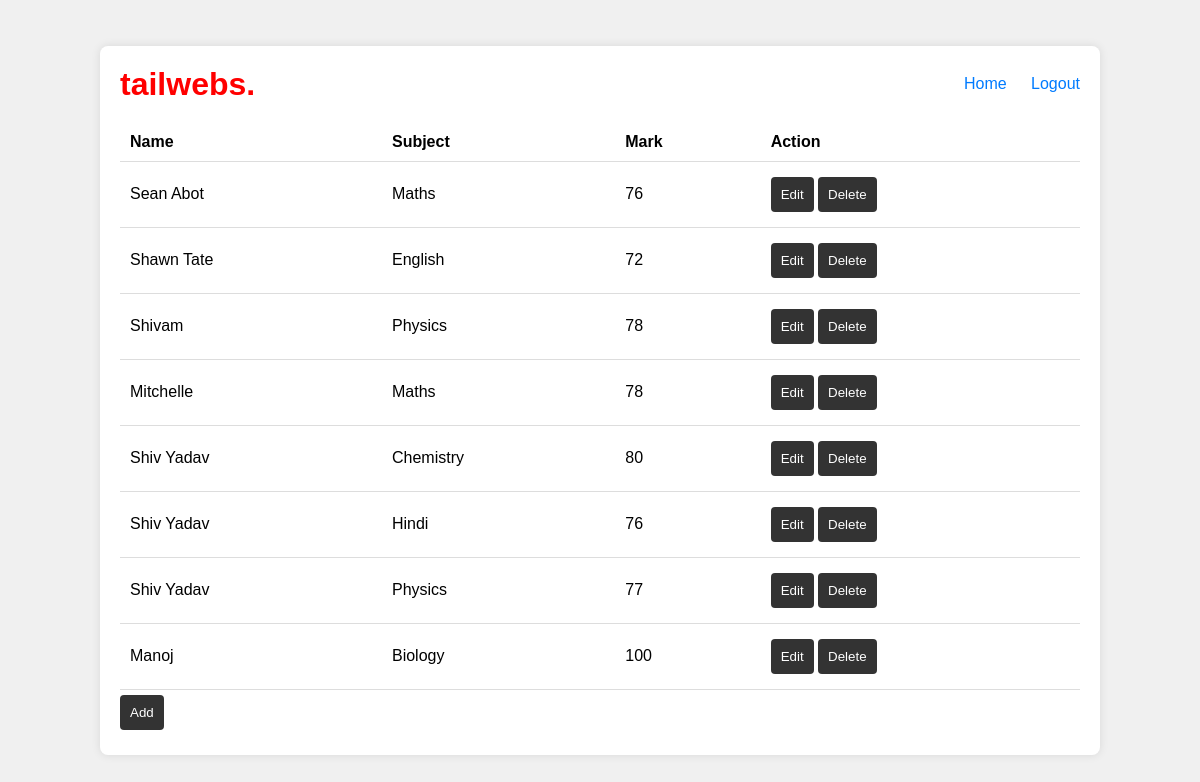
The page /success.php (signed in) on the database its author committed.
### tables this page shows
CREATE TABLE `students` (
  `id` int(11) NOT NULL,
  `name` varchar(50) NOT NULL,
  `subject` varchar(50) NOT NULL,
  `mark` int(11) NOT NULL
);

### success.php (the view, shortened to what this page needs)
<?php
$servername = "localhost";
$username = "root";
$password = "";
$dbname = "tailwebs";
$conn = new mysqli($servername, $username, $password, $dbname);
$sql = "SELECT id, name, subject, mark FROM students";
$result = $conn->query($sql);
$students = [];
if ($result->num_rows > 0) {
    while ($row = $result->fetch_assoc()) {
        $students[] = $row;
    }
}
?>
<!DOCTYPE html>
<html lang="en">
<head>
  <link rel="stylesheet" href="styles.css">
<link rel="stylesheet" href="https://cdnjs.cloudflare.com/ajax/libs/font-awesome/5.15.4/css/all.min.css" />
</head>
<body>
  <div class="portal-container">
    <header>
      <h1 style="color:red;">tailwebs.</h1>
      <nav>
        <a href="#">Home</a>
        <a href="logout.php">Logout</a>
      </nav>
    </header>
    <table>
      <thead>
        <tr>
          <th>Name</th>
          <th>Subject</th>
          <th>Mark</th>
          <th>Action</th>
        </tr>
      </thead>
      <tbody>
        <?php foreach ($students as $student) : ?>
          <tr>
            <td><?php echo htmlspecialchars($student['name']); ?></td>
            <td><?php echo htmlspecialchars($student['subject']); ?></td>
            <td><?php echo htmlspecialchars($student['mark']); ?></td>
            <td>
              <form method="post" style="display: inline;">
                <button type="button" onclick="editStudent(this)">Edit</button>
              </form>
              <form method="post" style="display: inline;">
                <button type="submit" name="delete" onclick="return confirm('Are you sure you want to delete this student?')">Delete</button>
              </form>
            </td>
          </tr>
        <?php endforeach; ?>
      </tbody>
    </table>
    <button onclick="openModal()">Add</button>
  </div>
</body>
</html>

### styles.css (style rules this page uses)
body { font-family: Arial, sans-serif; background-color: #f0f0f0; display: flex; justify-content: center; align-items: center; height: 100vh; margin: 0; }

### success.php (style rules this page uses)
body { font-family: Arial, sans-serif; background-color: #f0f0f0; margin: 0; padding: 0; }
.portal-container { width: 80%; margin: 50px auto; background-color: #fff; padding: 20px; border-radius: 8px; box-shadow: 0 0 10px rgba(0, 0, 0, 0.1); }
header { display: flex; justify-content: space-between; align-items: center; margin-bottom: 20px; }
header h1 { margin: 0; }
nav a { margin-left: 20px; text-decoration: none; color: #007bff; }
table { width: 100%; border-collapse: collapse; }
table th, table td { padding: 10px; text-align: left; border-bottom: 1px solid #ddd; }
button { padding: 10px; background-color: #333; color: #fff; border: none; border-radius: 4px; cursor: pointer; margin: 5px 0; }

### rows shown on the page
students: name "Sean Abot", subject "Maths", mark "76"
students: name "Shawn Tate", subject "English", mark "72"
students: name "Shivam", subject "Physics", mark "78"
students: name "Mitchelle", subject "Maths", mark "78"
students: name "Shiv Yadav", subject "Chemistry", mark "80"
students: name "Shiv Yadav", subject "Hindi", mark "76"
students: name "Shiv Yadav", subject "Physics", mark "77"
students: name "Manoj", subject "Biology", mark "100"
